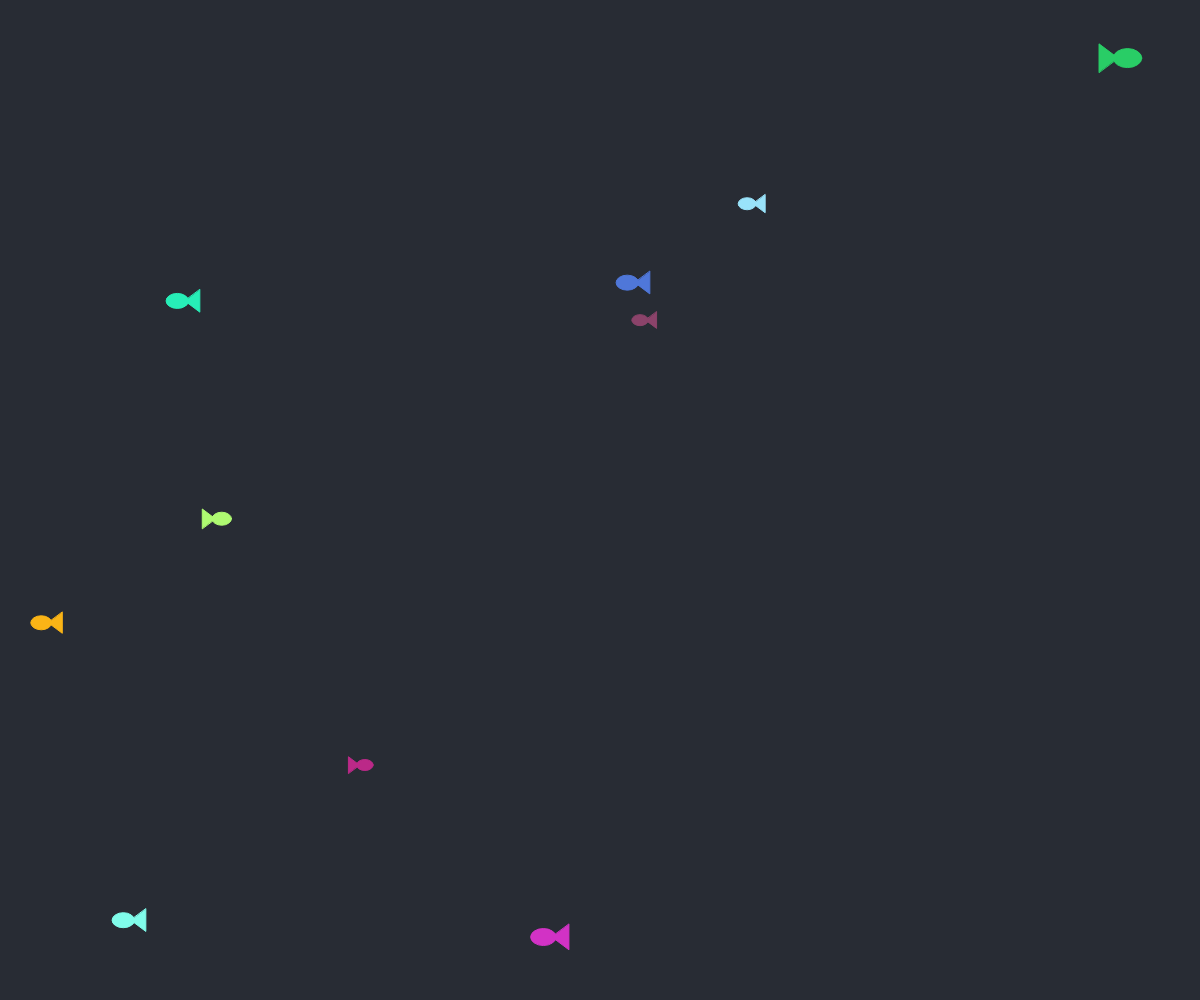
Frame 1 (no input)
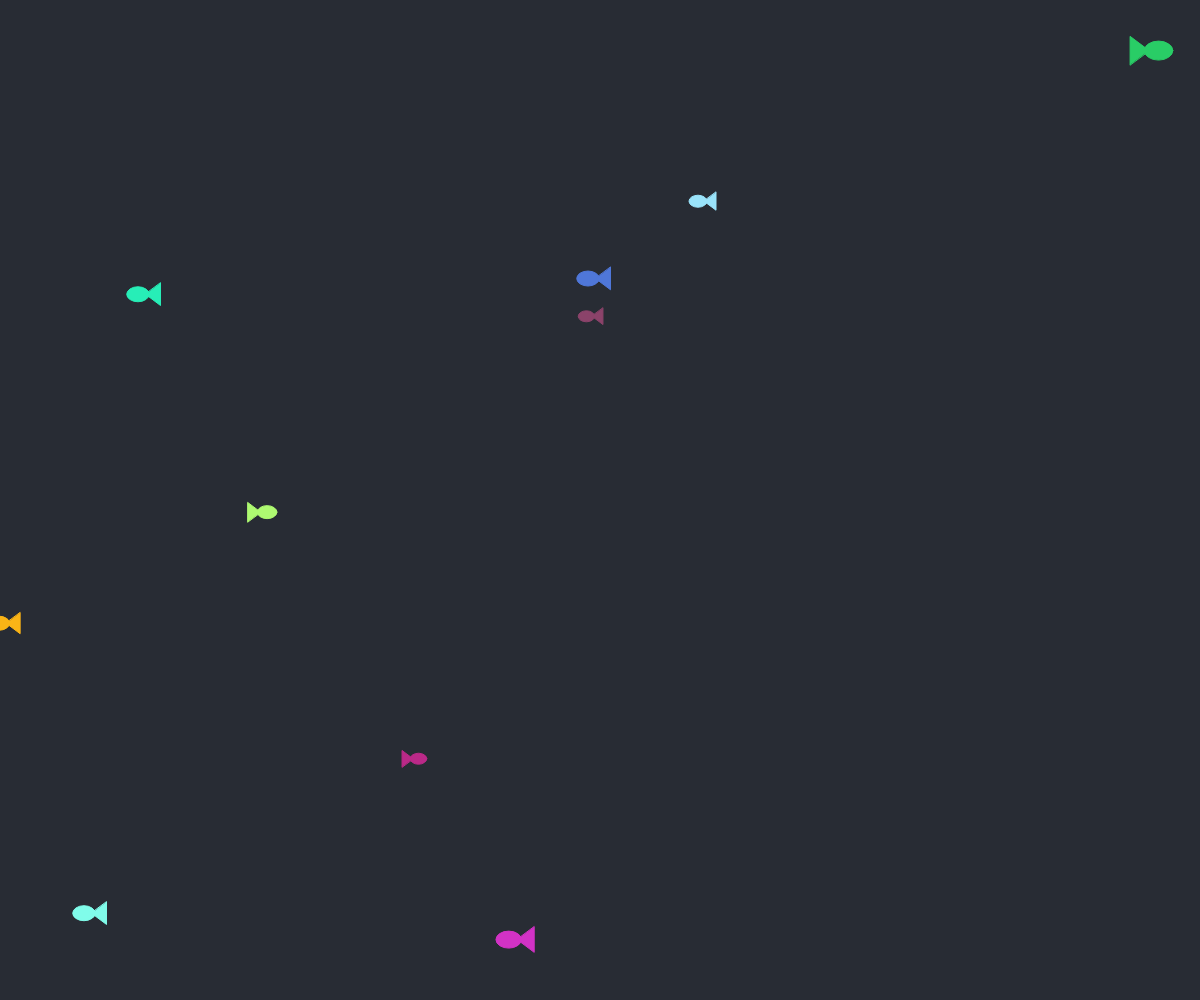
Frame 60 (no input)
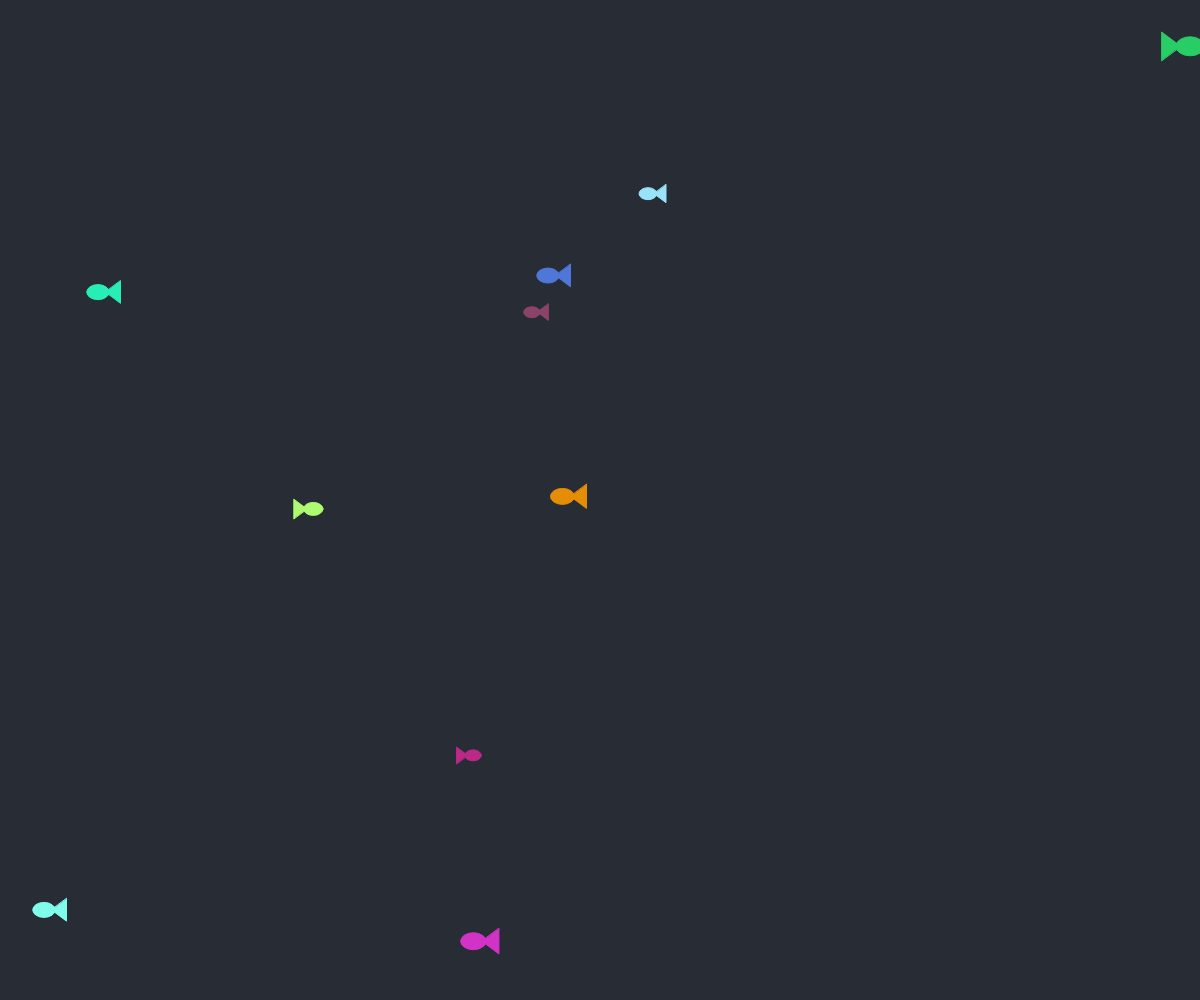
Frame 120 (the mouse pressed at the canvas centre since frame 60)

The p5.js sketch that drew these frames (run headless with seeded random() and noise() and a simulated clock; from frame 60 on, the mouse is pressed at the canvas centre):

// p5.js sketch
// ── sketch.js

var school = [];
var meal = [];

var LR = 1;


inRange = function(num, min, max)
{
    return num >= min && num <= max;
};

randomInt = function(min, max)
{
    return Math.floor(Math.random() * (max - min + 1) ) + min;
};

randomColor = function()
{
	return color(randomInt(0, 255), randomInt(0, 255), randomInt(0, 255));
};

function setup()
{
    createCanvas(windowWidth, windowHeight);

	for (var j = 0; j < 10; j++)
	{
		var fishSize = randomInt(10,20);
		school.push(new Fish(randomInt(20, width - 40), randomInt(20, height - 40), fishSize, randomInt(1,2), randomColor()));
	}
}

function windowResized()
{
  resizeCanvas(windowWidth, windowHeight);
}

function mousePressed()
{
    school.push(new Fish(mouseX, mouseY, randomInt(10, 20), randomInt(1,2), randomColor()));
}

function keyPressed()
{
	if (key == 'f' || key == 'F')
	{
        meal.push(new Food(randomInt(20, width - 20), 0, 5));
	}
}

function draw()
{
background('#282c34');

	for (var f = meal.length - 1; f >= 0; f--)
	{
        meal[f].draw();
		for (var i = school.length - 1; i >= 0; i--)
		{
			if (school[i].huntable(meal[f].x, meal[f].y, meal[f].appeal))
			{
				school[i].hunting = true;
				//console.log("hunting");
				school[i].prey.x = meal[f].x;
				school[i].prey.y = meal[f].y;

                if (dist(meal[f].x, meal[f].y, school[i].x, school[i].y) <= 10)
			    {
                    school[i].eat(meal[f].size);
			     	meal.splice(f, 1);
			    	//console.log("Food eaten");
			    	school[i].hunting = false;
			    	break;
			    }
            }
		}
	}

	for (var i = school.length - 1; i >= 0; i--)
	{
		school[i].swim();
		if (school[i].x >= width + 50)
		{
			school[i].dir = 2;
		}
		else if(school[i].x <= -50)
		{
			school[i].dir = 1;
		}
		school[i].hunting = false;
	}

}

// ── fish.js
function Fish(x, y, size, dir, color)
{
this.x = x;
this.y = y;
this.size = size;

this.dir = dir;

this.stomach = size;
this.hunger = 0;

this.hunting = false;
this.prey = {x:0, y:0};
//this.j = x;


//this.col = color(0, 195/this.size, 0);

this.col = color;


	this.drawRight = function()
	{
		this.dir = 1;
		stroke(this.col);
		fill(this.col);
		this.size2 = this.size + this.size / 2;
		this.size3 = this.size/2;
		ellipse(this.x, this.y, this.size2, this.size);
		triangle(this.x - this.size3, this.y, this.x - this.size2, this.y - this.size2/2,
			this.x - this.size2, this.y + this.size2/2);
	};

	this.drawLeft = function()
	{
		this.dir = 2;
		stroke(this.col);
		fill(this.col);
		this.size2 = this.size + this.size / 2;
		this.size3 = this.size/2;
		ellipse(this.x, this.y, this.size2, this.size);
		triangle(this.x + this.size3, this.y, this.x + this.size2, this.y + this.size2/2,
			this.x + this.size2, this.y - this.size2/2);
	};

	this.swimLeft = function()
	{
		this.x = this.x - 10/this.size;
		this.y = this.y + (noise(this.x, this.y) - .5) * 2;
		this.y = constrain(this.y, 20, height - 5);
	};

	this.swimRight = function()
	{
		this.x = this.x + 10/this.size;
		this.y = this.y + (noise(this.x, this.y) - .5) * 2;
		this.y = constrain(this.y, 20, height - 5);
	};

	this.swim = function()
	{
		if (this.hunting == false)
		{
			if (this.dir == 1)
			{
				this.swimRight();
				this.drawRight();
			}
			else if (this.dir == 2)
			{
				this.swimLeft();
				this.drawLeft();
			}
		}
		else
		{
		this.hunt(this.prey.x, this.prey.y);
		}
	};

	this.hunt = function(x, y)
	{
		if (y > this.y)
		{
			this.y += 20/this.size;
		}
		else if (y < this.y)
		{
			this.y -= 20/this.size;
		}

		if (x > this.x)
		{
			this.x += 20/this.size;
			this.drawRight();
		}
		else if (x < this.x)
		{
			this.x -= 20/this.size;
			this.drawLeft();
		}

		if (dist(x, y, this.x, this.y) <= this.size )
		{
			this.hunting = false;
			this.swim();
		}
	};

	this.huntable = function(x, y, appeal)
	{
		if (inRange(this.x, x - appeal, x + appeal) && inRange(this.y, y - appeal, y + appeal))
		{
			//console.log("Collision");
			return true;
		}
		else
		{
			return false;
		}
	}

	this.eat = function(snack)
	{
		this.hunger += snack;

		if (this.hunger >= this.stomach)
		{
			this.size += snack;
			this.hunger = 0;
			this.stomach = this.size * 3;
		}
	}

}

// ── fishtanktest.js
addFish = function(school, num)
{
    for (var i = 0; i < num; i++)
    {
        school.push(new Fish(randomInt(20, width - 40), randomInt(20, height - 40),
            randomInt(10, 20), randomInt(1,2), randomColor()));
    }
}

addFood = function(meal, num)
{
    for (var i = 0; i < num; i++) {
        meal.push(new Food(randomInt(20, width - 20), 0, 5));
    }
}

// ── food.js
function Food(x, y, size)
{
this.x = x;
this.y = y;
this.size = size;
//this.col = color(224, 155, 17);
this.col = color(255, randomInt(0, 255), 0);

this.appeal = this.size * 20;

	this.draw = function()
	{
	stroke(this.col);
	fill(this.col);
	ellipse(this.x, this.y, this.size, this.size);

	//noStroke();
	//noFill();
	//ellipse(this.x, this.y, this.appeal*2, this.appeal*2);

	this.y = lerp(this.y, this.y + 2, .4);
	this.y = constrain(this.y, 0, height - 1);
	}

}

// ── timer.js
function Timer()
{
this.time;

  this.checkTimer = function ()
  {

  }






}
